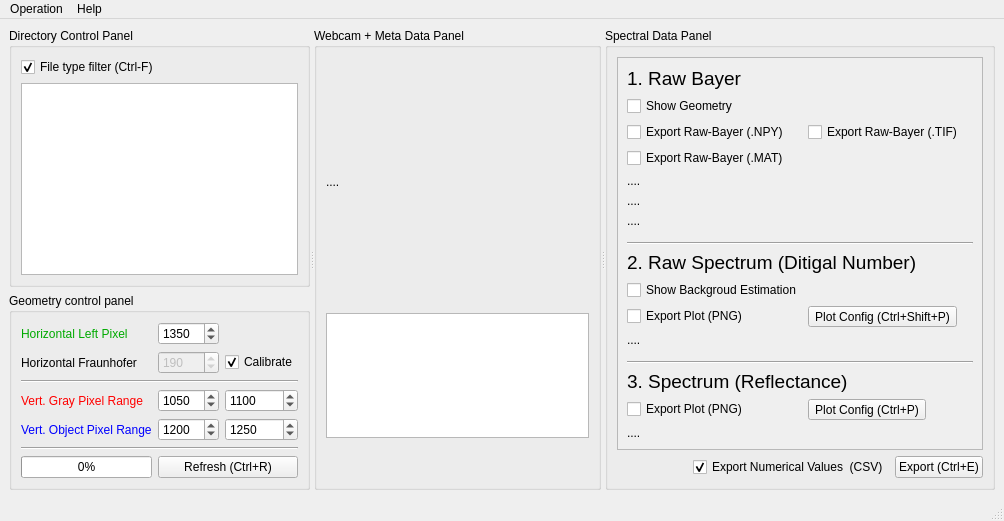
<?xml version="1.0" encoding="UTF-8"?>
<ui version="4.0">
 <class>MainWindow</class>
 <widget class="QMainWindow" name="MainWindow">
  <property name="geometry">
   <rect>
    <x>0</x>
    <y>0</y>
    <width>1004</width>
    <height>521</height>
   </rect>
  </property>
  <property name="windowTitle">
   <string>MainWindow</string>
  </property>
  <widget class="QWidget" name="centralwidget">
   <layout class="QVBoxLayout" name="verticalLayout_3">
    <item>
     <widget class="QSplitter" name="splitter">
      <property name="orientation">
       <enum>Qt::Horizontal</enum>
      </property>
      <widget class="QWidget" name="layoutWidget">
       <layout class="QVBoxLayout" name="verticalLayout_2">
        <item>
         <widget class="QGroupBox" name="gb_dir_panel">
          <property name="title">
           <string>Directory Control Panel</string>
          </property>
          <layout class="QGridLayout" name="gridLayout_3">
           <item row="1" column="0">
            <widget class="QTreeView" name="tv_dir">
             <property name="font">
              <font>
               <family>Monospace</family>
               <pointsize>10</pointsize>
              </font>
             </property>
             <property name="sortingEnabled">
              <bool>true</bool>
             </property>
            </widget>
           </item>
           <item row="0" column="0">
            <widget class="QCheckBox" name="cb_ft_filter">
             <property name="toolTip">
              <string>Filter out (CSV, JPEG, JPG) files</string>
             </property>
             <property name="text">
              <string>File type filter (Ctrl-F)</string>
             </property>
             <property name="checked">
              <bool>true</bool>
             </property>
            </widget>
           </item>
          </layout>
         </widget>
        </item>
        <item>
         <widget class="QGroupBox" name="gb_control_panel">
          <property name="title">
           <string>Geometry control panel</string>
          </property>
          <layout class="QGridLayout" name="gridLayout_2" columnstretch="0,1,1">
           <item row="4" column="1">
            <widget class="QSpinBox" name="sb_obje_top_pxl">
             <property name="toolTip">
              <string>Pixel lenght from top (only takes EVEN Value)</string>
             </property>
             <property name="minimum">
              <number>500</number>
             </property>
             <property name="maximum">
              <number>2000</number>
             </property>
             <property name="singleStep">
              <number>2</number>
             </property>
             <property name="value">
              <number>1200</number>
             </property>
            </widget>
           </item>
           <item row="6" column="1" colspan="2">
            <widget class="QPushButton" name="pb_refresh">
             <property name="toolTip">
              <string>Redraw Plots</string>
             </property>
             <property name="text">
              <string>Refresh (Ctrl+R)</string>
             </property>
            </widget>
           </item>
           <item row="0" column="1">
            <widget class="QSpinBox" name="sb_horx_left_pxl">
             <property name="toolTip">
              <string>Pixel lenght from left (only takes EVEN Value)</string>
             </property>
             <property name="minimum">
              <number>900</number>
             </property>
             <property name="maximum">
              <number>1700</number>
             </property>
             <property name="singleStep">
              <number>2</number>
             </property>
             <property name="value">
              <number>1350</number>
             </property>
            </widget>
           </item>
           <item row="0" column="0">
            <widget class="QLabel" name="_label_1">
             <property name="palette">
              <palette>
               <active>
                <colorrole role="WindowText">
                 <brush brushstyle="SolidPattern">
                  <color alpha="255">
                   <red>0</red>
                   <green>170</green>
                   <blue>0</blue>
                  </color>
                 </brush>
                </colorrole>
               </active>
               <inactive>
                <colorrole role="WindowText">
                 <brush brushstyle="SolidPattern">
                  <color alpha="255">
                   <red>0</red>
                   <green>170</green>
                   <blue>0</blue>
                  </color>
                 </brush>
                </colorrole>
               </inactive>
               <disabled/>
              </palette>
             </property>
             <property name="text">
              <string>Horizontal Left Pixel</string>
             </property>
            </widget>
           </item>
           <item row="2" column="0" colspan="3">
            <widget class="Line" name="_line">
             <property name="orientation">
              <enum>Qt::Horizontal</enum>
             </property>
            </widget>
           </item>
           <item row="3" column="0">
            <widget class="QLabel" name="_label_2">
             <property name="palette">
              <palette>
               <active>
                <colorrole role="WindowText">
                 <brush brushstyle="SolidPattern">
                  <color alpha="255">
                   <red>255</red>
                   <green>0</green>
                   <blue>0</blue>
                  </color>
                 </brush>
                </colorrole>
               </active>
               <inactive>
                <colorrole role="WindowText">
                 <brush brushstyle="SolidPattern">
                  <color alpha="255">
                   <red>255</red>
                   <green>0</green>
                   <blue>0</blue>
                  </color>
                 </brush>
                </colorrole>
               </inactive>
               <disabled/>
              </palette>
             </property>
             <property name="text">
              <string>Vert. Gray Pixel Range</string>
             </property>
            </widget>
           </item>
           <item row="1" column="0">
            <widget class="QLabel" name="_label_4">
             <property name="text">
              <string>Horizontal Fraunhofer</string>
             </property>
            </widget>
           </item>
           <item row="4" column="2">
            <widget class="QSpinBox" name="sb_obje_bot_pxl">
             <property name="toolTip">
              <string>(only takes EVEN Value)</string>
             </property>
             <property name="minimum">
              <number>500</number>
             </property>
             <property name="maximum">
              <number>2000</number>
             </property>
             <property name="singleStep">
              <number>2</number>
             </property>
             <property name="value">
              <number>1250</number>
             </property>
            </widget>
           </item>
           <item row="4" column="0">
            <widget class="QLabel" name="_label_3">
             <property name="palette">
              <palette>
               <active>
                <colorrole role="WindowText">
                 <brush brushstyle="SolidPattern">
                  <color alpha="255">
                   <red>0</red>
                   <green>0</green>
                   <blue>255</blue>
                  </color>
                 </brush>
                </colorrole>
               </active>
               <inactive>
                <colorrole role="WindowText">
                 <brush brushstyle="SolidPattern">
                  <color alpha="255">
                   <red>0</red>
                   <green>0</green>
                   <blue>255</blue>
                  </color>
                 </brush>
                </colorrole>
               </inactive>
               <disabled/>
              </palette>
             </property>
             <property name="text">
              <string>Vert. Object Pixel Range</string>
             </property>
            </widget>
           </item>
           <item row="1" column="2">
            <widget class="QCheckBox" name="cb_fraunhofer_calib">
             <property name="toolTip">
              <string comment="asdf" extracomment="hi htere does it working???">&lt;html&gt;&lt;head/&gt;&lt;body&gt;&lt;p&gt;Enable/Disable x axis calibration using Fraunhofer (759.32nm) Line.&lt;/p&gt;&lt;p&gt;If the data is outside measurement, then it's better to enable it.&lt;/p&gt;&lt;p&gt;If the data is inside measurement, then it's better to disable it.&lt;/p&gt;&lt;/body&gt;&lt;/html&gt;</string>
             </property>
             <property name="toolTipDuration">
              <number>-1</number>
             </property>
             <property name="statusTip">
              <string comment="zxcv" extracomment="asdf123"/>
             </property>
             <property name="whatsThis">
              <string extracomment="asdf thi"/>
             </property>
             <property name="text">
              <string>Calibrate</string>
             </property>
             <property name="checked">
              <bool>true</bool>
             </property>
            </widget>
           </item>
           <item row="3" column="2">
            <widget class="QSpinBox" name="sb_gray_bot_pxl">
             <property name="toolTip">
              <string>(only takes EVEN Value)</string>
             </property>
             <property name="minimum">
              <number>500</number>
             </property>
             <property name="maximum">
              <number>2000</number>
             </property>
             <property name="singleStep">
              <number>2</number>
             </property>
             <property name="value">
              <number>1100</number>
             </property>
            </widget>
           </item>
           <item row="3" column="1">
            <widget class="QSpinBox" name="sb_gray_top_pxl">
             <property name="toolTip">
              <string>Pixel lenght from top (only takes EVEN Value)</string>
             </property>
             <property name="minimum">
              <number>500</number>
             </property>
             <property name="maximum">
              <number>2000</number>
             </property>
             <property name="singleStep">
              <number>2</number>
             </property>
             <property name="value">
              <number>1050</number>
             </property>
            </widget>
           </item>
           <item row="1" column="1">
            <widget class="QSpinBox" name="sb_horx_frau_pxl">
             <property name="enabled">
              <bool>false</bool>
             </property>
             <property name="toolTip">
              <string>Fraunhofer line (in pixel)</string>
             </property>
             <property name="maximum">
              <number>9999</number>
             </property>
             <property name="value">
              <number>190</number>
             </property>
            </widget>
           </item>
           <item row="5" column="0" colspan="3">
            <widget class="Line" name="_line_2">
             <property name="orientation">
              <enum>Qt::Horizontal</enum>
             </property>
            </widget>
           </item>
           <item row="6" column="0">
            <widget class="QProgressBar" name="pb_redraw_progress">
             <property name="value">
              <number>0</number>
             </property>
            </widget>
           </item>
          </layout>
         </widget>
        </item>
       </layout>
      </widget>
      <widget class="QGroupBox" name="gp_webcam_meta">
       <property name="title">
        <string>Webcam + Meta Data Panel</string>
       </property>
       <layout class="QVBoxLayout" name="verticalLayout" stretch="2,1,0">
        <item>
         <widget class="QLabelClick" name="limg_webcam">
          <property name="text">
           <string>....</string>
          </property>
         </widget>
        </item>
        <item>
         <widget class="QTextBrowser" name="tb_meta_json">
          <property name="font">
           <font>
            <family>Monospace</family>
           </font>
          </property>
         </widget>
        </item>
        <item>
         <spacer name="verticalSpacer_2">
          <property name="orientation">
           <enum>Qt::Vertical</enum>
          </property>
          <property name="sizeHint" stdset="0">
           <size>
            <width>20</width>
            <height>40</height>
           </size>
          </property>
         </spacer>
        </item>
       </layout>
      </widget>
      <widget class="QGroupBox" name="gp_spectral_panel">
       <property name="title">
        <string>Spectral Data Panel</string>
       </property>
       <layout class="QGridLayout" name="gridLayout_4">
        <item row="2" column="2">
         <widget class="QPushButton" name="pb_export">
          <property name="toolTip">
           <string>&lt;html&gt;&lt;head/&gt;&lt;body&gt;&lt;p&gt;Export FIles:  (depending on each enable/disable):&lt;/p&gt;&lt;p&gt;&lt;br/&gt;&lt;/p&gt;&lt;p&gt;- Raw Bayer Image (TIF)&lt;/p&gt;&lt;p&gt;- Raw Bayer Image (NPY)&lt;/p&gt;&lt;p&gt;- Raw Bayer Image (MAT)&lt;/p&gt;&lt;p&gt;- Plot Figure: Raw Spectrum (PNG)&lt;/p&gt;&lt;p&gt;- Plot Figure: Reflectance Spectrum (PNG)&lt;/p&gt;&lt;p&gt;- Numerical Data (CSV)&lt;/p&gt;&lt;/body&gt;&lt;/html&gt;</string>
          </property>
          <property name="text">
           <string>Export (Ctrl+E)</string>
          </property>
         </widget>
        </item>
        <item row="2" column="1">
         <widget class="QCheckBox" name="cb_export_numerical_vals">
          <property name="toolTip">
           <string>&lt;html&gt;&lt;head/&gt;&lt;body&gt;&lt;p&gt;Export Numerical Values as CSV file:&lt;/p&gt;&lt;/body&gt;&lt;/html&gt;</string>
          </property>
          <property name="text">
           <string>Export Numerical Values  (CSV)</string>
          </property>
          <property name="checked">
           <bool>true</bool>
          </property>
         </widget>
        </item>
        <item row="2" column="0">
         <spacer name="horizontalSpacer">
          <property name="orientation">
           <enum>Qt::Horizontal</enum>
          </property>
          <property name="sizeHint" stdset="0">
           <size>
            <width>40</width>
            <height>20</height>
           </size>
          </property>
         </spacer>
        </item>
        <item row="0" column="0" colspan="3">
         <widget class="QScrollArea" name="scrollArea">
          <property name="widgetResizable">
           <bool>true</bool>
          </property>
          <widget class="QWidget" name="scrollAreaWidgetContents">
           <property name="geometry">
            <rect>
             <x>0</x>
             <y>0</y>
             <width>353</width>
             <height>444</height>
            </rect>
           </property>
           <layout class="QFormLayout" name="formLayout">
            <item row="13" column="0" colspan="2">
             <widget class="Line" name="line">
              <property name="orientation">
               <enum>Qt::Horizontal</enum>
              </property>
             </widget>
            </item>
            <item row="23" column="0" colspan="2">
             <widget class="Line" name="line_2">
              <property name="orientation">
               <enum>Qt::Horizontal</enum>
              </property>
             </widget>
            </item>
            <item row="25" column="0" colspan="2">
             <widget class="QLabel" name="label_3">
              <property name="font">
               <font>
                <pointsize>14</pointsize>
                <bold>false</bold>
               </font>
              </property>
              <property name="text">
               <string>3. Spectrum (Reflectance)</string>
              </property>
             </widget>
            </item>
            <item row="4" column="0" colspan="2">
             <widget class="QLabelClick" name="limg_bayer_full">
              <property name="text">
               <string>....</string>
              </property>
             </widget>
            </item>
            <item row="5" column="0" colspan="2">
             <widget class="QLabelClick" name="limg_bayer_gray">
              <property name="text">
               <string>....</string>
              </property>
             </widget>
            </item>
            <item row="6" column="0" colspan="2">
             <widget class="QLabelClick" name="limg_bayer_obje">
              <property name="text">
               <string>....</string>
              </property>
             </widget>
            </item>
            <item row="17" column="0">
             <widget class="QCheckBox" name="cb_rawspect_export_plot">
              <property name="toolTip">
               <string>Enable or Disable saving this plot-figure as PNG file</string>
              </property>
              <property name="text">
               <string>Export Plot (PNG)</string>
              </property>
             </widget>
            </item>
            <item row="17" column="1">
             <widget class="QToolButton" name="tbtn_raw_spectrum_config">
              <property name="text">
               <string>Plot Config (Ctrl+Shift+P)</string>
              </property>
             </widget>
            </item>
            <item row="2" column="0">
             <widget class="QCheckBox" name="cb_rawbayer_export_npy">
              <property name="toolTip">
               <string>&lt;html&gt;&lt;head/&gt;&lt;body&gt;&lt;p&gt;Enable or Disable saving Raw Bayer Image as &lt;/p&gt;&lt;p&gt;NPY (numpy data file).&lt;/p&gt;&lt;p&gt;&lt;br/&gt;&lt;/p&gt;&lt;p&gt;Shape are (2464 x 3280) &lt;/p&gt;&lt;p&gt;dtype is np.uint16&lt;/p&gt;&lt;/body&gt;&lt;/html&gt;</string>
              </property>
              <property name="text">
               <string>Export Raw-Bayer (.NPY)</string>
              </property>
             </widget>
            </item>
            <item row="2" column="1">
             <widget class="QCheckBox" name="cb_rawbayer_export_tif">
              <property name="toolTip">
               <string>&lt;html&gt;&lt;head/&gt;&lt;body&gt;&lt;p&gt;Enable or Disable saving Raw Bayer Image as &lt;/p&gt;&lt;p&gt;TIF (image).&lt;/p&gt;&lt;p&gt;&lt;br/&gt;&lt;/p&gt;&lt;p&gt;Shape are (2464 x 3280 x 1) &lt;/p&gt;&lt;p&gt;dtype is np.uint16.&lt;/p&gt;&lt;p&gt;&lt;br/&gt;&lt;/p&gt;&lt;p&gt;&lt;br/&gt;&lt;/p&gt;&lt;/body&gt;&lt;/html&gt;</string>
              </property>
              <property name="text">
               <string>Export Raw-Bayer (.TIF)</string>
              </property>
             </widget>
            </item>
            <item row="3" column="0">
             <widget class="QCheckBox" name="cb_rawbayer_export_mat">
              <property name="toolTip">
               <string>&lt;html&gt;&lt;head/&gt;&lt;body&gt;&lt;p&gt;Enable or Disable saving Raw Bayer Image as &lt;/p&gt;&lt;p&gt;MAT (matlab data file).&lt;/p&gt;&lt;p&gt;&lt;br/&gt;&lt;/p&gt;&lt;p&gt;Shape are (2464 x 3280) &lt;/p&gt;&lt;p&gt;dtype is np.uint16&lt;/p&gt;&lt;/body&gt;&lt;/html&gt;</string>
              </property>
              <property name="text">
               <string>Export Raw-Bayer (.MAT)</string>
              </property>
             </widget>
            </item>
            <item row="7" column="0" colspan="2">
             <spacer name="verticalSpacer">
              <property name="orientation">
               <enum>Qt::Vertical</enum>
              </property>
              <property name="sizeHint" stdset="0">
               <size>
                <width>20</width>
                <height>40</height>
               </size>
              </property>
             </spacer>
            </item>
            <item row="22" column="0" colspan="2">
             <spacer name="verticalSpacer_3">
              <property name="orientation">
               <enum>Qt::Vertical</enum>
              </property>
              <property name="sizeHint" stdset="0">
               <size>
                <width>20</width>
                <height>40</height>
               </size>
              </property>
             </spacer>
            </item>
            <item row="26" column="1">
             <widget class="QToolButton" name="tbtn_ref_spectrum_config">
              <property name="text">
               <string>Plot Config (Ctrl+P)</string>
              </property>
             </widget>
            </item>
            <item row="26" column="0">
             <widget class="QCheckBox" name="cb_refspect_export_plot">
              <property name="toolTip">
               <string>Enable or Disable saving this plot-figure as PNG file</string>
              </property>
              <property name="text">
               <string>Export Plot (PNG)</string>
              </property>
             </widget>
            </item>
            <item row="27" column="0" colspan="2">
             <widget class="QLabelClick" name="limg_ref_spectrum">
              <property name="text">
               <string>....</string>
              </property>
             </widget>
            </item>
            <item row="19" column="0" colspan="2">
             <widget class="QLabelClick" name="limg_raw_spectrum">
              <property name="text">
               <string>....</string>
              </property>
             </widget>
            </item>
            <item row="16" column="0">
             <widget class="QCheckBox" name="cb_raw_show_bg">
              <property name="toolTip">
               <string>&lt;html&gt;&lt;head/&gt;&lt;body&gt;&lt;p&gt;On plot figure, &lt;/p&gt;&lt;p&gt;Show background estimation.&lt;/p&gt;&lt;p&gt;&lt;br/&gt;&lt;/p&gt;&lt;p&gt;Whether it's on or off, &lt;/p&gt;&lt;p&gt;Background value is always export in the &amp;quot;Numerical Values (CSV)&amp;quot; .&lt;/p&gt;&lt;/body&gt;&lt;/html&gt;</string>
              </property>
              <property name="text">
               <string>Show Backgroud Estimation</string>
              </property>
             </widget>
            </item>
            <item row="15" column="0" colspan="2">
             <widget class="QLabel" name="label_2">
              <property name="font">
               <font>
                <pointsize>14</pointsize>
                <bold>false</bold>
               </font>
              </property>
              <property name="text">
               <string>2. Raw Spectrum (Ditigal Number)</string>
              </property>
             </widget>
            </item>
            <item row="0" column="0" colspan="2">
             <widget class="QLabel" name="label">
              <property name="font">
               <font>
                <pointsize>14</pointsize>
                <italic>false</italic>
                <underline>false</underline>
               </font>
              </property>
              <property name="text">
               <string>1. Raw Bayer</string>
              </property>
             </widget>
            </item>
            <item row="1" column="0">
             <widget class="QCheckBox" name="cb_bayer_show_geometry">
              <property name="toolTip">
               <string>&lt;html&gt;&lt;head/&gt;&lt;body&gt;&lt;p&gt;Show geometry (arrows) on the Raw image below.&lt;/p&gt;&lt;p&gt;&lt;br/&gt;&lt;/p&gt;&lt;p&gt;It would not appear on the exported file Raw-Bayer ( npy, mat, tif).&lt;/p&gt;&lt;p&gt;It would only appear on the image in GUI&lt;/p&gt;&lt;/body&gt;&lt;/html&gt;</string>
              </property>
              <property name="text">
               <string>Show Geometry</string>
              </property>
             </widget>
            </item>
           </layout>
          </widget>
         </widget>
        </item>
       </layout>
      </widget>
     </widget>
    </item>
   </layout>
  </widget>
  <widget class="QStatusBar" name="statusbar"/>
  <widget class="QMenuBar" name="menubar">
   <property name="geometry">
    <rect>
     <x>0</x>
     <y>0</y>
     <width>1004</width>
     <height>19</height>
    </rect>
   </property>
   <widget class="QMenu" name="menuFile">
    <property name="title">
     <string>Operation</string>
    </property>
    <widget class="QMenu" name="menuDirectory_operations">
     <property name="title">
      <string>Directory Movements</string>
     </property>
     <addaction name="action_dir_cur_child_unfold"/>
     <addaction name="action_dir_cur_child_fold"/>
     <addaction name="action_dir_goto_cur_child"/>
     <addaction name="action_dir_goto_parent"/>
     <addaction name="action_dir_ft_filter_toggle"/>
    </widget>
    <widget class="QMenu" name="menuType_Here">
     <property name="title">
      <string>Type Here</string>
     </property>
    </widget>
    <widget class="QMenu" name="menuFile_Operations_on_selected_file">
     <property name="title">
      <string>File Operations (on selected file)</string>
     </property>
     <addaction name="action_cur_jpeg_preview"/>
     <addaction name="action_cur_jpeg_export"/>
     <addaction name="action_cur_file_open"/>
    </widget>
    <widget class="QMenu" name="menuGeometry_Settings">
     <property name="title">
      <string>Geometry Settings</string>
     </property>
     <addaction name="action_geometry_load"/>
     <addaction name="actionSave_geometry_configuration_Ctrl_Shift_L"/>
    </widget>
    <addaction name="menuDirectory_operations"/>
    <addaction name="menuFile_Operations_on_selected_file"/>
    <addaction name="menuGeometry_Settings"/>
    <addaction name="menuType_Here"/>
   </widget>
   <widget class="QMenu" name="menuTutorial">
    <property name="title">
     <string>Help</string>
    </property>
    <addaction name="action_help"/>
    <addaction name="action_about"/>
   </widget>
   <addaction name="menuFile"/>
   <addaction name="menuTutorial"/>
  </widget>
  <action name="actionOpen_Directory">
   <property name="text">
    <string>Open Directory</string>
   </property>
  </action>
  <action name="action_cur_jpeg_export">
   <property name="text">
    <string>Export (Ctlr-E)</string>
   </property>
  </action>
  <action name="action_geometry_load">
   <property name="text">
    <string>Load geometry configuration (Ctrl + L)</string>
   </property>
  </action>
  <action name="action_help">
   <property name="text">
    <string>Help (Ctrl+H)</string>
   </property>
  </action>
  <action name="actionRead_Dependencies">
   <property name="text">
    <string>Read Dependencies</string>
   </property>
  </action>
  <action name="actionContact_information">
   <property name="text">
    <string>Contact information</string>
   </property>
  </action>
  <action name="action_about">
   <property name="text">
    <string>About (Ctrl+A)</string>
   </property>
  </action>
  <action name="actionContact">
   <property name="text">
    <string>Contact</string>
   </property>
  </action>
  <action name="action_cur_jpeg_preview">
   <property name="text">
    <string>Preview (Space)</string>
   </property>
  </action>
  <action name="action_dir_goto_parent">
   <property name="text">
    <string>Go to Parent Directory (Backspace)</string>
   </property>
  </action>
  <action name="action_dir_goto_cur_child">
   <property name="text">
    <string>Go inside Selected Directory (Enter)</string>
   </property>
  </action>
  <action name="action_dir_cur_child_fold">
   <property name="text">
    <string>Fold Selected Directory (Left Arrow)</string>
   </property>
  </action>
  <action name="action_dir_cur_child_unfold">
   <property name="text">
    <string>Unfold Selected Directory (Right Arrow)</string>
   </property>
  </action>
  <action name="action_cur_file_open">
   <property name="text">
    <string>Open with an external app (Ctrl+O)</string>
   </property>
  </action>
  <action name="actionsdf">
   <property name="text">
    <string>sdf</string>
   </property>
  </action>
  <action name="actionSave_geometry_configuration_Ctrl_Shift_L">
   <property name="text">
    <string>Save geometry configuration (Ctrl + Shift + L)</string>
   </property>
  </action>
  <action name="action_dir_ft_filter_toggle">
   <property name="text">
    <string>File type filter toggle (Ctrl+F)</string>
   </property>
  </action>
  <action name="action_tabs_show_tab1">
   <property name="text">
    <string>Raw Bayer Tab (Ctrl+1) or (Alt+1)</string>
   </property>
  </action>
  <action name="action_tabs_show_tab2">
   <property name="text">
    <string>Spectrum-Raw Tab (Ctrl+2) or (Alt+2)</string>
   </property>
  </action>
  <action name="action_tabs_show_tab3">
   <property name="text">
    <string>Spectrum-Reflectance Tab (Ctrl+3) or (Alt+3)</string>
   </property>
  </action>
 </widget>
 <customwidgets>
  <customwidget>
   <class>QLabelClick</class>
   <extends>QLabel</extends>
   <header>Custom_Libs.Lib_QLabelClick_Widget_NoUI</header>
  </customwidget>
 </customwidgets>
 <resources/>
 <connections/>
</ui>
